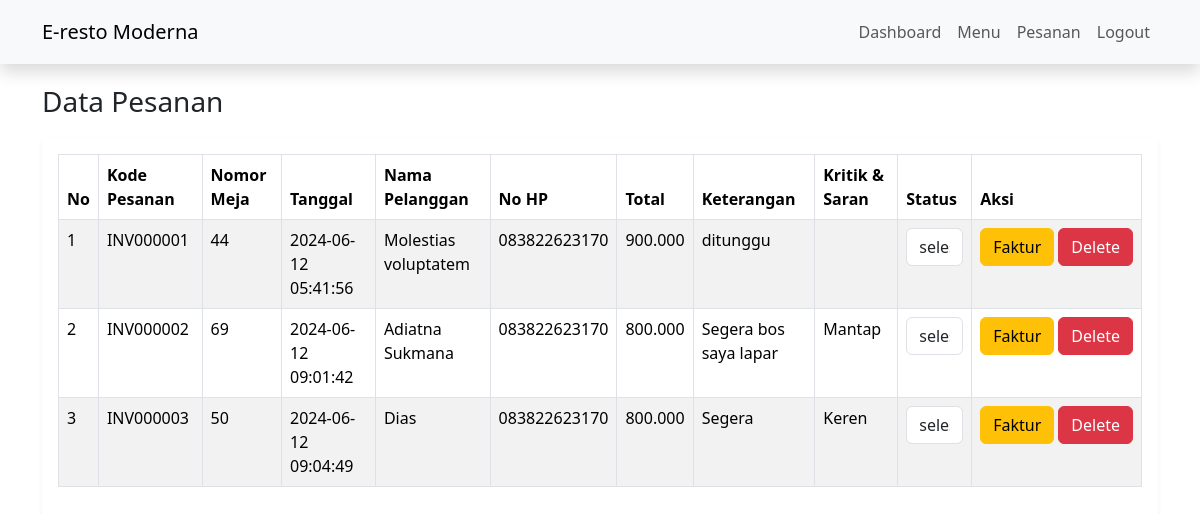
Page /admin/index.php?page=pesanan (signed in) on the committed database.
### tables this page shows
CREATE TABLE `pesanan` (
  `id_pesanan` int(11) NOT NULL,
  `kode_pesanan` varchar(255) NOT NULL,
  `tanggal` timestamp NOT NULL DEFAULT current_timestamp(),
  `nama_pelanggan` varchar(255) NOT NULL,
  `no_hp` varchar(255) NOT NULL,
  `nomor_meja` varchar(255) NOT NULL,
  `total` int(11) NOT NULL,
  `keterangan` text NOT NULL,
  `kritik_saran` text NOT NULL,
  `status` varchar(255) NOT NULL
);

### function.php (called while the page is built, shortened)
<?php
function query($query)
{
    global $conn;
    $result = mysqli_query($conn, $query);
    $rows = [];
    while ($row = mysqli_fetch_assoc($result)) {
        $rows[] = $row;
    }
    return $rows;
}

### admin/pesanan/index.php (the view, shortened to what this page needs)
<?php
$pesanan = query("SELECT * FROM pesanan");
?>
<div class="container">
    <p class="my-3 fs-3">
        Data Pesanan
    </p>
    <div class="row">
        <div class="col-md-12">
            <div class="table-responsive p-3 rounded shadow-sm">
                <table class="table datatable table-bordered table-hover table-striped">
                    <thead>
                        <tr>
                            <th>No</th>
                            <th>Kode Pesanan</th>
                            <th>Nomor Meja</th>
                            <th>Tanggal</th>
                            <th>Nama Pelanggan</th>
                            <th>No HP</th>
                            <th>Total</th>
                            <th>Keterangan</th>
                            <th>Kritik & Saran</th>
                            <th>Status</th>
                            <th>Aksi</th>
                        </tr>
                    </thead>
                    <tbody>
                        <?php $i = 1; ?>
                        <?php foreach ($pesanan as $m) : ?>
                            <tr>
                                <td><?= $i ?></td>
                                <td><?= $m['kode_pesanan'] ?></td>
                                <td><?= $m['nomor_meja'] ?></td>
                                <td><?= $m['tanggal'] ?></td>
                                <td><?= $m['nama_pelanggan'] ?></td>
                                <td><?= $m['no_hp'] ?></td>
                                <td><?= number_format($m['total'], 0, '', '.') ?></td>
                                <td><?= $m['keterangan'] ?></td>
                                <td><?= $m['kritik_saran'] ?></td>
                                <td>
                                    <select name="status" id="status" class="form-control status" data-id="<?= $m['id_pesanan'] ?>">
                                        <option <?= $m['status'] == "selesai" ? 'selected' : '' ?> value="selesai">selesai</option>
                                    </select>
                                </td>
                                <td>
                                    <div class="d-flex">
                                        <a href="index.php?page=faktur&id_pesanan=<?= $m['id_pesanan'] ?>" class="btn btn-warning me-1">Faktur</a>
                                        <a onclick="return confirm('Apakah anda yakin?')" href="index.php?page=pesanan&action=hapus&id_pesanan=<?= $m['id_pesanan'] ?>" class="btn btn-danger">Delete</a>
                                    </div>
                                </td>
                            </tr>
                            <?php $i++; ?>
                        <?php endforeach ?>
                    </tbody>
                </table>
            </div>
        </div>
    </div>
</div>

### rows in the picture
pesanan: kode_pesanan "INV000001", nomor_meja "44", tanggal "2024-06-12 05:41:56", nama_pelanggan "Molestias voluptatem", no_hp "083822623170", total "900.000", keterangan "ditunggu", status "selesai"
pesanan: kode_pesanan "INV000002", nomor_meja "69", tanggal "2024-06-12 09:01:42", nama_pelanggan "Adiatna Sukmana", no_hp "083822623170", total "800.000", keterangan "Segera bos saya lapar", kritik_saran "Mantap", status "selesai"
pesanan: kode_pesanan "INV000003", nomor_meja "50", tanggal "2024-06-12 09:04:49", nama_pelanggan "Dias", no_hp "083822623170", total "800.000", keterangan "Segera", kritik_saran "Keren", status "selesai"
